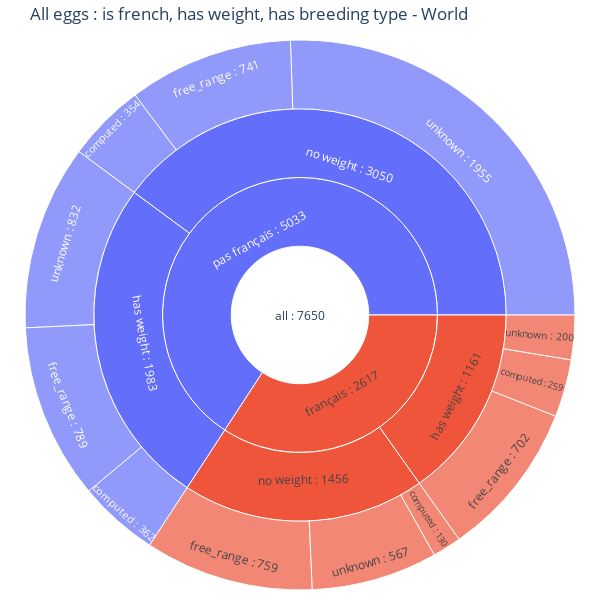

Here is the notebook cell this chart was saved with:
### Code cell
fig = px.sunburst(
    eggs,
    path=[px.Constant("all"), 'french_s', 'has_egg_weight_s', 'has_breeding_type']
)

fig.update_traces(texttemplate="%{label} : %{value}")

# 🔍 Agrandir la figure
fig.update_layout(
    title = "All eggs : is french, has weight, has breeding type - World",
    width=600,   # Largeur en pixels
    height=600,   # Hauteur en pixels
    margin=dict(t=40, l=10, r=10, b=10)  # Réduit les marges pour maximiser l’espace utile
)


fig.show()

### Figure 1 — Plotly figure (JSON) as saved in the notebook; plotly's stock layout.template omitted (floating-point values rounded to 4 significant figures)
{"data": [{"branchvalues": "total", "domain": {"x": [0, 1], "y": [0, 1]}, "hovertemplate": "labels=%{label}<br>count=%{value}<br>parent=%{parent}<br>id=%{id}<extra></extra>", "ids": ["all/français/has weight/unknown", "all/pas français/has weight/unknown", "all/pas français/no weight/unknown", "all/pas français/has weight/free_range", "all/pas français/no weight/free_range", "all/pas français/has weight/computed", "all/français/no weight/unknown", "all/français/has weight/computed", "all/français/has weight/free_range", "all/français/no weight/computed", "all/français/no weight/free_range", "all/pas français/no weight/computed", "all/français/has weight", "all/pas français/has weight", "all/pas français/no weight", "all/français/no weight", "all/français", "all/pas français", "all"], "labels": ["unknown", "unknown", "unknown", "free_range", "free_range", "computed", "unknown", "computed", "free_range", "computed", "free_range", "computed", "has weight", "has weight", "no weight", "no weight", "français", "pas français", "all"], "name": "", "parents": ["all/français/has weight", "all/pas français/has weight", "all/pas français/no weight", "all/pas français/has weight", "all/pas français/no weight", "all/pas français/has weight", "all/français/no weight", "all/français/has weight", "all/français/has weight", "all/français/no weight", "all/français/no weight", "all/pas français/no weight", "all/français", "all/pas français", "all/pas français", "all/français", "all", "all", ""], "texttemplate": "%{label} : %{value}", "type": "sunburst", "values": [200, 832, 1955, 789, 741, 362, 567, 259, 702, 130, 759, 354, 1161, 1983, 3050, 1456, 2617, 5033, 7650]}], "layout": {"height": 600, "legend": {"tracegroupgap": 0}, "margin": {"b": 10, "l": 10, "r": 10, "t": 40}, "title": {"text": "All eggs : is french, has weight, has breeding type - World"}, "width": 600}}
